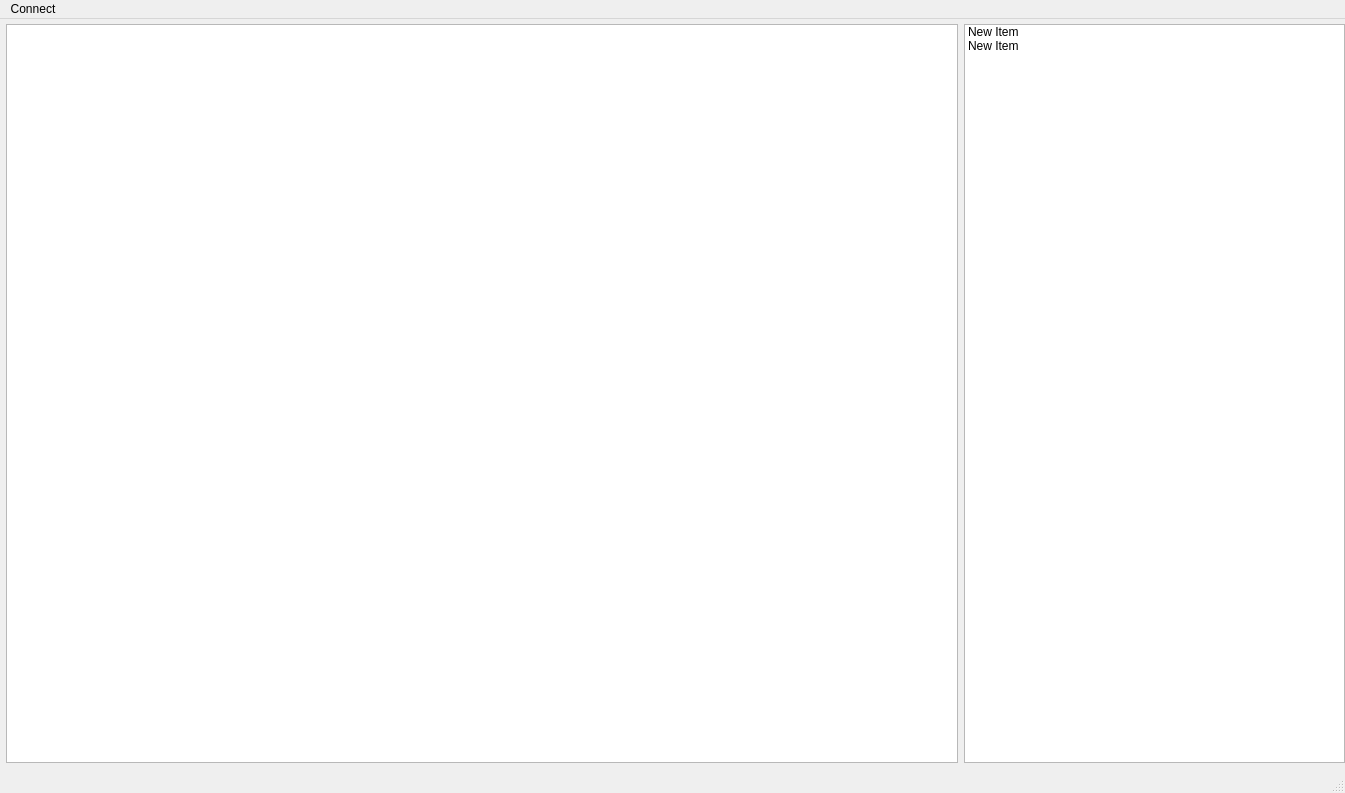
<?xml version="1.0" encoding="UTF-8"?>
<ui version="4.0">
 <class>MainWindow</class>
 <widget class="QMainWindow" name="MainWindow">
  <property name="geometry">
   <rect>
    <x>0</x>
    <y>0</y>
    <width>1345</width>
    <height>793</height>
   </rect>
  </property>
  <property name="windowTitle">
   <string>MainWindow</string>
  </property>
  <widget class="QWidget" name="centralWidget">
   <widget class="QWidget" name="horizontalLayoutWidget">
    <property name="geometry">
     <rect>
      <x>0</x>
      <y>-1</y>
      <width>1351</width>
      <height>751</height>
     </rect>
    </property>
    <layout class="QHBoxLayout" name="horizontalLayout" stretch="5,2">
     <property name="sizeConstraint">
      <enum>QLayout::SetMaximumSize</enum>
     </property>
     <property name="leftMargin">
      <number>6</number>
     </property>
     <property name="topMargin">
      <number>6</number>
     </property>
     <property name="rightMargin">
      <number>6</number>
     </property>
     <property name="bottomMargin">
      <number>6</number>
     </property>
     <item>
      <widget class="QTreeView" name="treeView"/>
     </item>
     <item>
      <widget class="QListWidget" name="listWidget">
       <item>
        <property name="text">
         <string>New Item</string>
        </property>
       </item>
       <item>
        <property name="text">
         <string>New Item</string>
        </property>
       </item>
      </widget>
     </item>
    </layout>
   </widget>
  </widget>
  <widget class="QMenuBar" name="menuBar">
   <property name="geometry">
    <rect>
     <x>0</x>
     <y>0</y>
     <width>1345</width>
     <height>25</height>
    </rect>
   </property>
   <widget class="QMenu" name="menuConnect">
    <property name="title">
     <string>Connect</string>
    </property>
    <addaction name="actionConnect"/>
   </widget>
   <addaction name="menuConnect"/>
  </widget>
  <widget class="QStatusBar" name="statusBar"/>
  <action name="actionConnect">
   <property name="text">
    <string>Connect</string>
   </property>
  </action>
 </widget>
 <layoutdefault spacing="6" margin="11"/>
 <resources/>
 <connections/>
</ui>
